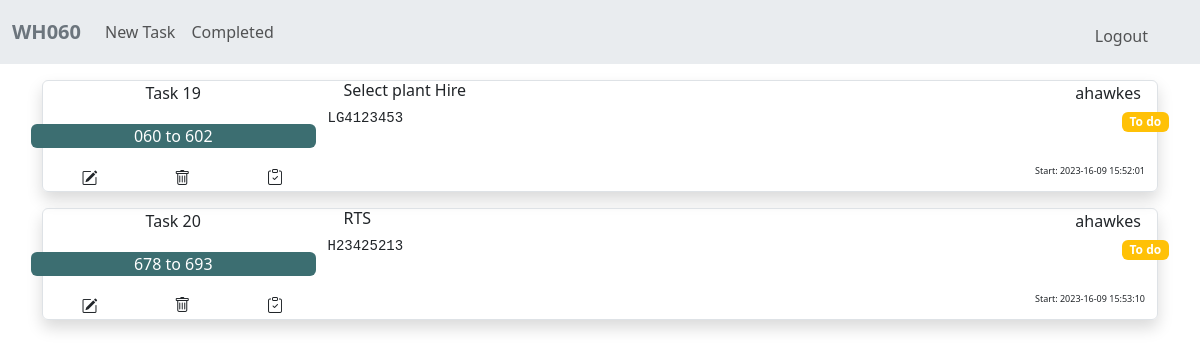
Page / (signed in) on the earlier database version.
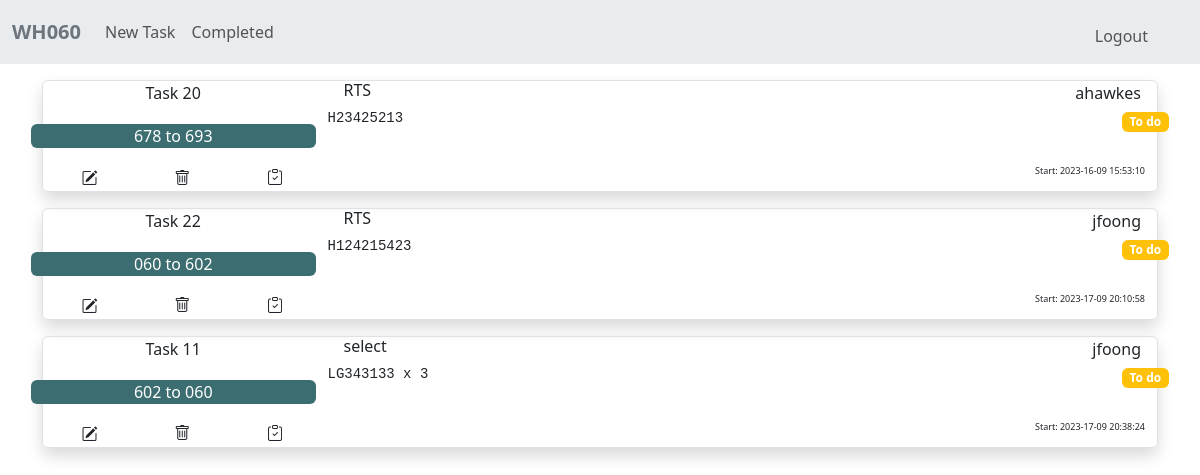
Same page on the later database version.
### tables this page shows
CREATE TABLE tasks (task_id INTEGER PRIMARY KEY AUTOINCREMENT NOT NULL, user_id INTEGER NOT NULL, task_name TEXT NOT NULL, reference TEXT NOT NULL, task TEXT NOT NULL, datetime DATETIME, status TEXT DEFAULT "To do", completed_datetime DATETIME, FOREIGN KEY (user_id) REFERENCES users(id));

CREATE TABLE users (id INTEGER PRIMARY KEY AUTOINCREMENT NOT NULL, username TEXT NOT NULL);

### app.py (the view)
@app.route("/")
@login_required
def index():
    conn = sqlite3.connect(my_file)
    conn.row_factory = sqlite3.Row
    cur = conn.cursor()
    res = cur.execute(
        "SELECT * FROM tasks JOIN users ON id = user_id WHERE status = 'To do' ORDER BY datetime"
    )
    tasks = res.fetchall()
    cur.close()
    conn.close()
    return render_template("index.html", tasks=tasks)

### app.py (called while the page is built)
@app.after_request
def after_request(response):
    response.headers["Cache-Control"] = "no-cache, no-store, must-revalidate"
    response.headers["Expires"] = 0
    response.headers["Pragma"] = "no-cache"
    return response

### helpers.py (called while the page is built)
def login_required(f):
    @wraps(f)
    def decorated_function(*args, **kwargs):
        if session.get("user_id") is None:
            return redirect("/login")
        return f(*args, **kwargs)
    return decorated_function

### templates/index.html (shortened to what this page needs)
{% extends "layout.html" %}
{% block main %}
{% for task in tasks %}
<div class="container px-0 my-3 border shadow text-center rounded">
  <div class="row no-gutters px-0">
    <div class="col-3 px-0">
      <span>Task {{ task.task_id }}</span>
    </div>
    <div class="col">
      <h6 class="text-start mx-3">{{ task.reference }}</h6>
    </div>
    <div class="col-3 d-flex justify-content-end">
      <span class="pe-3">{{ task.username }} </span>
    </div>
  </div>
  <div class="row no-gutters">
    <div class="col-3 rounded my-3" style="background-color: #3C6E71; color: #ffffff;">
      <span>{{ task.task_name }}</span><br>
    </div>
    <div class="col-6 text-start">
      <pre style="white-space: pre-line">
            {{ task.task }}
      </pre>
    </div>
    <div class="col-3 text-end p-0">
      <span class="badge bg-warning text-star">{{ task.status }}</span>
    </div>
  </div>
  <div class="container">
    <div class="row no-gutters p-0">
      <div class="col-1 d-flex justify-content-center rounded-start p-0 m-0">
        <form action="/edittask" method="get">
          <button type="submit" class="btn m-0 p-0" name=task_id value="{{ task.task_id }}">
              <i class="bi bi-pencil-square"></i></button>
        </form>
      </div>
      <div class="col-1 d-flex justify-content-center px-0 m-0">
        <button type="button" class="btn m-0 p-0" data-bs-toggle="modal" data-bs-target="#confirmdelete_{{ task.task_id }}"><i
            class="bi bi-trash"></i></button>
      </div>
      <div class="col-1 d-flex justify-content-center rounded-end px-0 m-0">
        <form action="/completetask" method="post">
          <button type="submit" class="btn m-0 p-0 d-flex flex-row-reverse" name=task_id value="{{ task.task_id }}"><i
              class="bi bi-clipboard-check"></i></button>
        </form>
      </div>
      <div class="col-6">
      </div>
      <div class="col-3 d-flex justify-content-end">
        <span style="font-size: xx-small;">Start: {{ task.datetime }}</span>
      </div>
    </div>
  </div>
</div>
{% endfor %}
{% endblock %}

### templates/layout.html (shortened to what this page needs)
<!DOCTYPE html>
<html lang="en">
<head>
  <link href="https://cdn.jsdelivr.net/npm/bootstrap@5.3.1/dist/css/bootstrap.min.css" rel="stylesheet"
>
  <link rel="stylesheet" href="https://cdn.jsdelivr.net/npm/bootstrap-icons@1.10.5/font/bootstrap-icons.css">
</head>
<body>
  <nav class="navbar navbar-expand-lg navbar-light bg-body-secondary">
    <div class="container-xxl">
      <a href="/" class="navbar-brand">
        <span class="fw-bold text-secondary">WH060</span>
      </a>
      <div class="collapse navbar-collapse align-center" id="main-nav">
        {% if session["user_id"] %}
        <ul class="navbar-nav">
          <li class="nav-item">
            <a class="nav-link" href="/newtask">New Task</a>
          </li>
          <li class="nav-item">
            <a class="nav-link" href="/completed">Completed</a>
          </li>
        </ul>
        <ul class="navbar-nav ms-auto mt-2">
          <li class="nav-item">
            <a class="nav-link" href="/logout">Logout</a>
          </li>
          <ul>
            {% endif %}
      </div>
  </nav>
  <main class="container text-center">
    {% block main %}{% endblock %}
  </main>
</body>
</html>

Differences in the rows shown:
removed tasks: task_id "19", reference "Select plant Hire", username "ahawkes", task_name "060 to 602", task "LG4123453", status "To do", datetime "2023-16-09 15:52:01"
added tasks: task_id "22", reference "RTS", username "jfoong", task_name "060 to 602", task "H124215423", status "To do", datetime "2023-17-09 20:10:58"
now on this page (row edited): tasks: task_id "11", reference "select", username "jfoong", task_name "602 to 060", task "LG343133 x 3", status "To do", datetime "2023-17-09 20:38:24"
